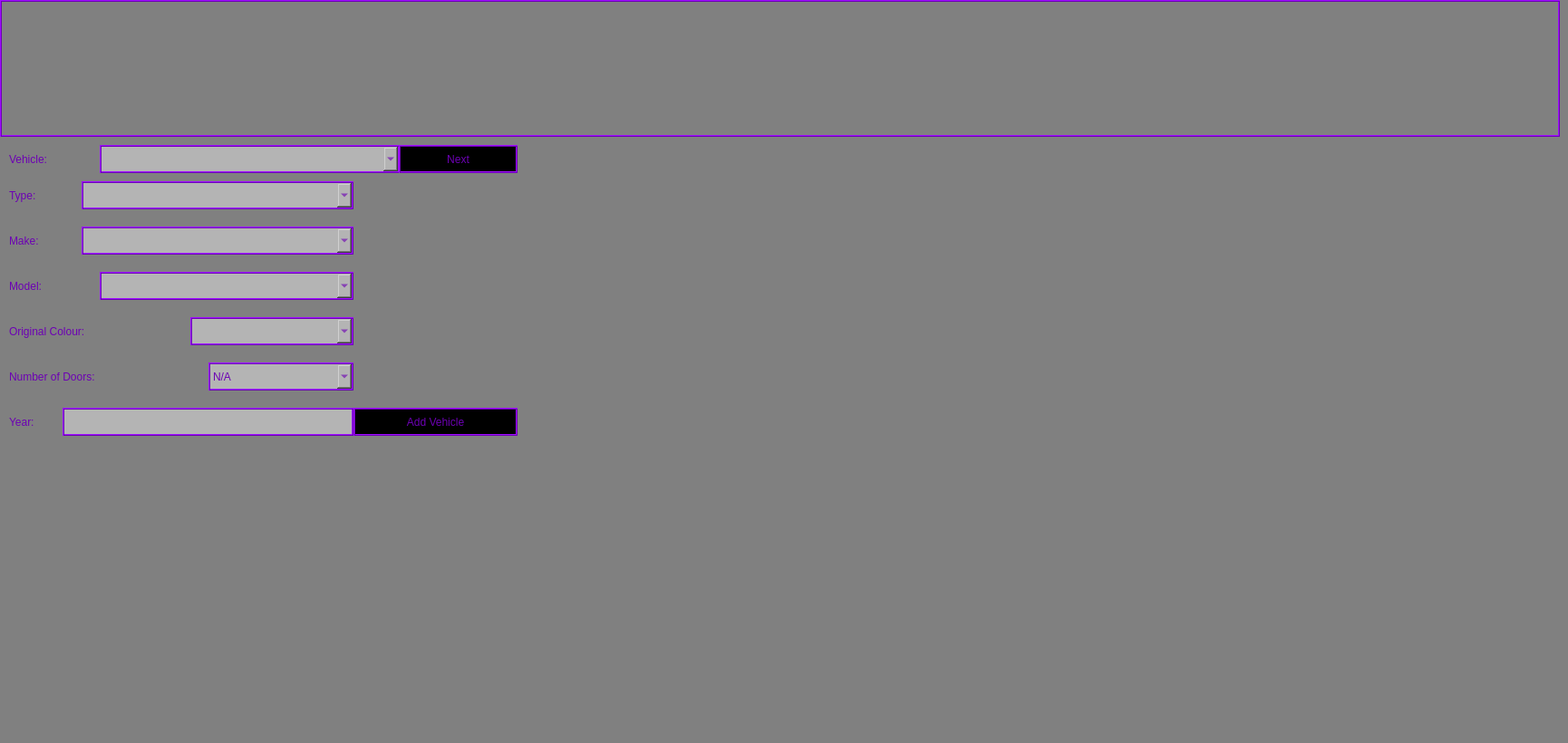
     <widget class="QWidget" name="addVehiclePage">
      <property name="styleSheet">
       <string notr="true">background-color: rgb(128, 128, 128);
color: rgb(108, 0, 180);
border: none;
font: 16pt &quot;Maiandra GD&quot;;</string>
      </property>
      <widget class="QWidget" name="newVehicleForm" native="true">
       <property name="geometry">
        <rect>
         <x>0</x>
         <y>190</y>
         <width>1561</width>
         <height>621</height>
        </rect>
       </property>
       <property name="styleSheet">
        <string notr="true">background-color: rgb(128, 128, 128);
color: rgb(108, 0, 180);
border: none;
font: 16pt &quot;Maiandra GD&quot;;</string>
       </property>
       <widget class="QLabel" name="makeLbl">
        <property name="geometry">
         <rect>
          <x>10</x>
          <y>60</y>
          <width>81</width>
          <height>31</height>
         </rect>
        </property>
        <property name="styleSheet">
         <string notr="true"/>
        </property>
        <property name="text">
         <string>Make:</string>
        </property>
       </widget>
       <widget class="QLabel" name="modelLbl">
        <property name="geometry">
         <rect>
          <x>10</x>
          <y>110</y>
          <width>91</width>
          <height>31</height>
         </rect>
        </property>
        <property name="text">
         <string>Model:</string>
        </property>
       </widget>
       <widget class="QLabel" name="origColourLbl">
        <property name="geometry">
         <rect>
          <x>10</x>
          <y>160</y>
          <width>201</width>
          <height>31</height>
         </rect>
        </property>
        <property name="text">
         <string>Original Colour:</string>
        </property>
       </widget>
       <widget class="QLabel" name="numDoorsLbl">
        <property name="geometry">
         <rect>
          <x>10</x>
          <y>210</y>
          <width>221</width>
          <height>31</height>
         </rect>
        </property>
        <property name="text">
         <string>Number of Doors:</string>
        </property>
       </widget>
       <widget class="QLabel" name="yearLbl">
        <property name="geometry">
         <rect>
          <x>10</x>
          <y>260</y>
          <width>61</width>
          <height>31</height>
         </rect>
        </property>
        <property name="text">
         <string>Year:</string>
        </property>
       </widget>
       <widget class="QComboBox" name="makeTxt">
        <property name="geometry">
         <rect>
          <x>90</x>
          <y>60</y>
          <width>300</width>
          <height>31</height>
         </rect>
        </property>
        <property name="styleSheet">
         <string notr="true">background-color: rgb(180, 180, 180);
color: rgb(108, 0, 180);
border: 2px ridge rgb(108, 0, 180); background-color: rgb(180, 180, 180);
color: rgb(108, 0, 180);
border: 2px ridge rgb(108, 0, 180); </string>
        </property>
        <property name="editable">
         <bool>true</bool>
        </property>
        <property name="currentIndex">
         <number>0</number>
        </property>
        <item>
         <property name="text">
          <string/>
         </property>
        </item>
       </widget>
       <widget class="QComboBox" name="modelTxt">
        <property name="geometry">
         <rect>
          <x>110</x>
          <y>110</y>
          <width>280</width>
          <height>31</height>
         </rect>
        </property>
        <property name="styleSheet">
         <string notr="true">background-color: rgb(180, 180, 180);
color: rgb(108, 0, 180);
border: 2px ridge rgb(108, 0, 180); </string>
        </property>
        <property name="editable">
         <bool>true</bool>
        </property>
        <item>
         <property name="text">
          <string/>
         </property>
        </item>
       </widget>
       <widget class="QComboBox" name="origColorTxt">
        <property name="geometry">
         <rect>
          <x>210</x>
          <y>160</y>
          <width>180</width>
          <height>31</height>
         </rect>
        </property>
        <property name="styleSheet">
         <string notr="true">background-color: rgb(180, 180, 180);
color: rgb(108, 0, 180);
border: 2px ridge rgb(108, 0, 180);  </string>
        </property>
        <property name="editable">
         <bool>true</bool>
        </property>
        <property name="currentIndex">
         <number>0</number>
        </property>
        <item>
         <property name="text">
          <string/>
         </property>
        </item>
       </widget>
       <widget class="QComboBox" name="numDoorsTxt">
        <property name="geometry">
         <rect>
          <x>230</x>
          <y>210</y>
          <width>160</width>
          <height>31</height>
         </rect>
        </property>
        <property name="styleSheet">
         <string notr="true">background-color: rgb(180, 180, 180);
color: rgb(108, 0, 180);
border: 2px ridge rgb(108, 0, 180); </string>
        </property>
        <item>
         <property name="text">
          <string>N/A</string>
         </property>
        </item>
        <item>
         <property name="text">
          <string>2</string>
         </property>
        </item>
        <item>
         <property name="text">
          <string>4</string>
         </property>
        </item>
       </widget>
       <widget class="QLineEdit" name="yearTxt">
        <property name="geometry">
         <rect>
          <x>69</x>
          <y>260</y>
          <width>321</width>
          <height>31</height>
         </rect>
        </property>
        <property name="styleSheet">
         <string notr="true">background-color: rgb(180, 180, 180);
color: rgb(108, 0, 180);
border: 2px ridge rgb(108, 0, 180); </string>
        </property>
       </widget>
       <widget class="QPushButton" name="addVehicleBtn">
        <property name="geometry">
         <rect>
          <x>390</x>
          <y>260</y>
          <width>181</width>
          <height>31</height>
         </rect>
        </property>
        <property name="styleSheet">
         <string notr="true">background-color: rgb(0, 0, 0);
color: rgb(108, 0, 180);
border: 2px ridge rgb(108, 0, 180); </string>
        </property>
        <property name="text">
         <string>Add Vehicle</string>
        </property>
       </widget>
       <widget class="QLabel" name="typeLbl_2">
        <property name="geometry">
         <rect>
          <x>10</x>
          <y>10</y>
          <width>71</width>
          <height>31</height>
         </rect>
        </property>
        <property name="text">
         <string>Type: </string>
        </property>
       </widget>
       <widget class="QComboBox" name="typeBox">
        <property name="geometry">
         <rect>
          <x>90</x>
          <y>10</y>
          <width>300</width>
          <height>31</height>
         </rect>
        </property>
        <property name="styleSheet">
         <string notr="true">background-color: rgb(180, 180, 180);
color: rgb(108, 0, 180);
border: 2px ridge rgb(108, 0, 180); background-color: rgb(180, 180, 180);
color: rgb(108, 0, 180);
border: 2px ridge rgb(108, 0, 180); </string>
        </property>
        <property name="currentIndex">
         <number>-1</number>
        </property>
        <item>
         <property name="text">
          <string>Truck</string>
         </property>
        </item>
        <item>
         <property name="text">
          <string>Car</string>
         </property>
        </item>
        <item>
         <property name="text">
          <string>Van/SUV</string>
         </property>
        </item>
       </widget>
      </widget>
      <widget class="QLabel" name="customerLbl_2">
       <property name="geometry">
        <rect>
         <x>0</x>
         <y>0</y>
         <width>1721</width>
         <height>151</height>
        </rect>
       </property>
       <property name="styleSheet">
        <string notr="true">border: 2px ridge rgb(108, 0, 180); </string>
       </property>
       <property name="text">
        <string/>
       </property>
      </widget>
      <widget class="QLabel" name="newVehicleLbl">
       <property name="geometry">
        <rect>
         <x>10</x>
         <y>160</y>
         <width>101</width>
         <height>31</height>
        </rect>
       </property>
       <property name="styleSheet">
        <string notr="true"/>
       </property>
       <property name="text">
        <string>Vehicle:</string>
       </property>
       <property name="wordWrap">
        <bool>true</bool>
       </property>
      </widget>
      <widget class="QComboBox" name="vehicleBox">
       <property name="geometry">
        <rect>
         <x>110</x>
         <y>160</y>
         <width>331</width>
         <height>31</height>
        </rect>
       </property>
       <property name="styleSheet">
        <string notr="true">background-color: rgb(180, 180, 180);
color: rgb(108, 0, 180);
border: 2px ridge rgb(108, 0, 180); </string>
       </property>
       <property name="currentIndex">
        <number>-1</number>
       </property>
       <item>
        <property name="text">
         <string>Add New Vehicle...</string>
        </property>
       </item>
      </widget>
      <widget class="QPushButton" name="vehicleBtn">
       <property name="geometry">
        <rect>
         <x>440</x>
         <y>160</y>
         <width>131</width>
         <height>31</height>
        </rect>
       </property>
       <property name="styleSheet">
        <string notr="true">background-color: rgb(180, 180, 180);
color: rgb(108, 0, 180);
border: 2px ridge rgb(108, 0, 180); background-color: rgb(0, 0, 0);
color: rgb(108, 0, 180);
border: 2px ridge rgb(108, 0, 180); </string>
       </property>
       <property name="text">
        <string>Next</string>
       </property>
      </widget>
     </widget>
